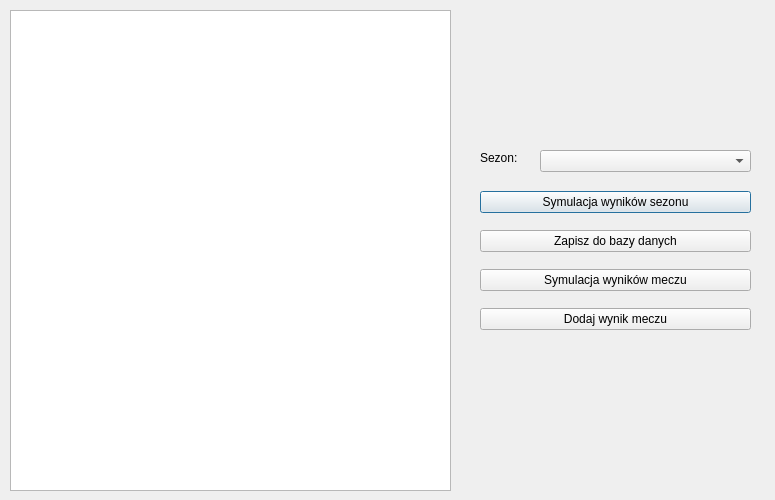
<?xml version="1.0" encoding="UTF-8"?>
<ui version="4.0">
 <class>Dialog</class>
 <widget class="QDialog" name="Dialog">
  <property name="geometry">
   <rect>
    <x>0</x>
    <y>0</y>
    <width>775</width>
    <height>500</height>
   </rect>
  </property>
  <property name="windowTitle">
   <string>Dialog</string>
  </property>
  <property name="accessibleName">
   <string/>
  </property>
  <widget class="QTableWidget" name="tableWidget">
   <property name="geometry">
    <rect>
     <x>10</x>
     <y>10</y>
     <width>441</width>
     <height>481</height>
    </rect>
   </property>
  </widget>
  <widget class="QComboBox" name="SeasonComboBox">
   <property name="geometry">
    <rect>
     <x>540</x>
     <y>150</y>
     <width>211</width>
     <height>22</height>
    </rect>
   </property>
   <property name="accessibleName">
    <string/>
   </property>
  </widget>
  <widget class="QLabel" name="label_3">
   <property name="geometry">
    <rect>
     <x>480</x>
     <y>150</y>
     <width>56</width>
     <height>16</height>
    </rect>
   </property>
   <property name="font">
    <font>
     <pointsize>9</pointsize>
    </font>
   </property>
   <property name="text">
    <string>Sezon:</string>
   </property>
  </widget>
  <widget class="QWidget" name="layoutWidget">
   <property name="geometry">
    <rect>
     <x>480</x>
     <y>180</y>
     <width>271</width>
     <height>161</height>
    </rect>
   </property>
   <layout class="QVBoxLayout" name="verticalLayout">
    <item>
     <widget class="QPushButton" name="SeasonButton">
      <property name="text">
       <string>Symulacja wyników sezonu</string>
      </property>
     </widget>
    </item>
    <item>
     <widget class="QPushButton" name="SaveButton">
      <property name="text">
       <string>Zapisz do bazy danych</string>
      </property>
     </widget>
    </item>
    <item>
     <widget class="QPushButton" name="MatchButton">
      <property name="text">
       <string>Symulacja wyników meczu</string>
      </property>
     </widget>
    </item>
    <item>
     <widget class="QPushButton" name="AddButton">
      <property name="text">
       <string>Dodaj wynik meczu</string>
      </property>
     </widget>
    </item>
   </layout>
  </widget>
 </widget>
 <resources/>
 <connections/>
</ui>
